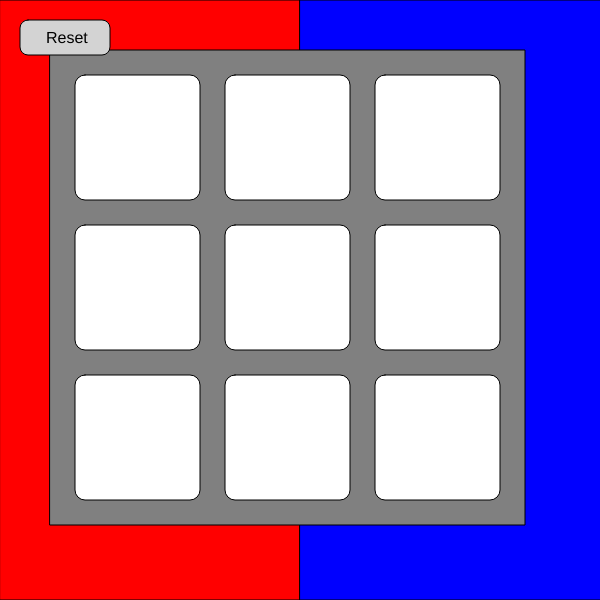
Frame 1 (no input)
Frame 60 (no input): identical to frame 1, image omitted
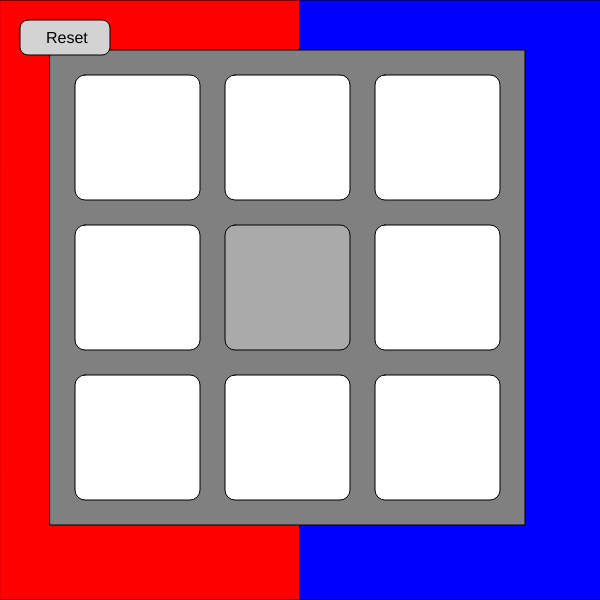
Frame 120 (the mouse pressed at the canvas centre since frame 60)

The p5.js sketch that drew these frames (run headless with seeded random() and noise() and a simulated clock; from frame 60 on, the mouse is pressed at the canvas centre):

// p5.js sketch
// ── sketch.js
// tic tac toe

let beurt = 0;
let nummer1 = 'white';
let nummer2 = 'white';
let nummer3 = 'white';
let nummer4 = 'white';
let nummer5 = 'white';
let nummer6 = 'white';
let nummer7 = 'white';
let nummer8 = 'white';
let nummer9 = 'white';
let winnendeLijn = null;

function resetGame() {
  nummer1 = 'white';
  nummer2 = 'white';
  nummer3 = 'white';
  nummer4 = 'white';
  nummer5 = 'white';
  nummer6 = 'white';
  nummer7 = 'white';
  nummer8 = 'white';
  nummer9 = 'white';
  beurt = 0;
  winnendeLijn = null;
}

function vindWinnendeLijn() {
  const vakjes = [nummer1, nummer2, nummer3, nummer4, nummer5, nummer6, nummer7, nummer8, nummer9];
  const lijnen = [
    [0, 1, 2], [3, 4, 5], [6, 7, 8],
    [0, 3, 6], [1, 4, 7], [2, 5, 8],
    [0, 4, 8], [2, 4, 6]
  ];

  for (let lijn of lijnen) {
    const kleur = vakjes[lijn[0]];
    if (kleur === vakjes[lijn[1]] && kleur === vakjes[lijn[2]] && (kleur === 'red' || kleur === 'blue')) {
      return lijn;
    }
  }

  return null;
}

function setup() {
  createCanvas(600, 600);
}

function draw() {
  background(220);

  fill('red');
  rect(0, 0, 300, 600);
  fill('blue');
  rect(300, 0, 600, 600);

  fill('gray');
  square(50, 50, 475);

  fill(nummer1);
  rect(75, 75, 125, 125, 10);
  fill(nummer2);
  rect(225, 75, 125, 125, 10);
  fill(nummer3);
  rect(375, 75, 125, 125, 10);

  fill(nummer4);
  rect(75, 225, 125, 125, 10);
  fill(nummer5);
  rect(225, 225, 125, 125, 10);
  fill(nummer6);
  rect(375, 225, 125, 125, 10);

  fill(nummer7);
  rect(75, 375, 125, 125, 10);
  fill(nummer8);
  rect(225, 375, 125, 125, 10);
  fill(nummer9);
  rect(375, 375, 125, 125, 10);

  if (winnendeLijn !== null) {
    const startX = 137.5 + (winnendeLijn[0] % 3) * 150;
    const startY = 137.5 + Math.floor(winnendeLijn[0] / 3) * 150;
    const eindX = 137.5 + (winnendeLijn[2] % 3) * 150;
    const eindY = 137.5 + Math.floor(winnendeLijn[2] / 3) * 150;
    stroke('black');
    strokeWeight(12);
    line(startX, startY, eindX, eindY);
    noStroke();
  }

  fill('lightgray');
  rect(20, 20, 90, 35, 8);
  fill(0);
  textSize(16);
  text('Reset', 46, 43);

  if (winnendeLijn !== null) {
    const vakjes = [nummer1, nummer2, nummer3, nummer4, nummer5, nummer6, nummer7, nummer8, nummer9];
    fill('lightgray');
    rect(155, 540, 290, 40, 6);
    fill(0);
    textSize(20);
    textAlign(CENTER, CENTER);
    text('Team ' + (vakjes[winnendeLijn[0]] === 'red' ? 'rood' : 'blauw') + ' heeft gewonnen!', 300, 560);
    textAlign(LEFT, BASELINE);
  } else if (beurt === 9) {
    fill('lightgray');
    rect(155, 540, 290, 40, 6);
    fill(0);
    textSize(20);
    textAlign(CENTER, CENTER);
    text('Gelijkspel!', 300, 560);
    textAlign(LEFT, BASELINE);
  }
}

function mouseClicked() {
  if (mouseX > 20 && mouseX < 110 && mouseY > 20 && mouseY < 55) {
    resetGame();
    return;
  }

  if (winnendeLijn !== null) {
    return;
  }

  if (mouseX > 75 && mouseX < 200 && mouseY > 75 && mouseY < 200 && (nummer1 === 'white' || nummer1 === 170)) {
    nummer1 = beurt % 2 === 0 ? 'red' : 'blue';
    beurt += 1;
  }
  if (mouseX > 225 && mouseX < 350 && mouseY > 75 && mouseY < 200 && (nummer2 === 'white' || nummer2 === 170)) {
    nummer2 = beurt % 2 === 0 ? 'red' : 'blue';
    beurt += 1;
  }
  if (mouseX > 375 && mouseX < 500 && mouseY > 75 && mouseY < 200 && (nummer3 === 'white' || nummer3 === 170)) {
    nummer3 = beurt % 2 === 0 ? 'red' : 'blue';
    beurt += 1;
  }

  if (mouseX > 75 && mouseX < 200 && mouseY > 225 && mouseY < 350 && (nummer4 === 'white' || nummer4 === 170)) {
    nummer4 = beurt % 2 === 0 ? 'red' : 'blue';
    beurt += 1;
  }
  if (mouseX > 225 && mouseX < 350 && mouseY > 225 && mouseY < 350 && (nummer5 === 'white' || nummer5 === 170)) {
    nummer5 = beurt % 2 === 0 ? 'red' : 'blue';
    beurt += 1;
  }
  if (mouseX > 375 && mouseX < 500 && mouseY > 225 && mouseY < 350 && (nummer6 === 'white' || nummer6 === 170)) {
    nummer6 = beurt % 2 === 0 ? 'red' : 'blue';
    beurt += 1;
  }

  if (mouseX > 75 && mouseX < 200 && mouseY > 375 && mouseY < 500 && (nummer7 === 'white' || nummer7 === 170)) {
    nummer7 = beurt % 2 === 0 ? 'red' : 'blue';
    beurt += 1;
  }
  if (mouseX > 225 && mouseX < 350 && mouseY > 375 && mouseY < 500 && (nummer8 === 'white' || nummer8 === 170)) {
    nummer8 = beurt % 2 === 0 ? 'red' : 'blue';
    beurt += 1;
  }
  if (mouseX > 375 && mouseX < 500 && mouseY > 375 && mouseY < 500 && (nummer9 === 'white' || nummer9 === 170)) {
    nummer9 = beurt % 2 === 0 ? 'red' : 'blue';
    beurt += 1;
  }

  winnendeLijn = vindWinnendeLijn();
}

function mouseMoved() {
  if (nummer1 === 'white' || nummer1 === 170) {
    if (mouseX > 75 && mouseX < 200 && mouseY > 75 && mouseY < 200) {
      nummer1 = 170;
    } else if (nummer1 === 170) {
      nummer1 = 'white';
    }
  }

  if (nummer2 === 'white' || nummer2 === 170) {
    if (mouseX > 225 && mouseX < 350 && mouseY > 75 && mouseY < 200) {
      nummer2 = 170;
    } else if (nummer2 === 170) {
      nummer2 = 'white';
    }
  }

  if (nummer3 === 'white' || nummer3 === 170) {
    if (mouseX > 375 && mouseX < 500 && mouseY > 75 && mouseY < 200) {
      nummer3 = 170;
    } else if (nummer3 === 170) {
      nummer3 = 'white';
    }
  }

  if (nummer4 === 'white' || nummer4 === 170) {
    if (mouseX > 75 && mouseX < 200 && mouseY > 225 && mouseY < 350) {
      nummer4 = 170;
    } else if (nummer4 === 170) {
      nummer4 = 'white';
    }
  }

  if (nummer5 === 'white' || nummer5 === 170) {
    if (mouseX > 225 && mouseX < 350 && mouseY > 225 && mouseY < 350) {
      nummer5 = 170;
    } else if (nummer5 === 170) {
      nummer5 = 'white';
    }
  }

  if (nummer6 === 'white' || nummer6 === 170) {
    if (mouseX > 375 && mouseX < 500 && mouseY > 225 && mouseY < 350) {
      nummer6 = 170;
    } else if (nummer6 === 170) {
      nummer6 = 'white';
    }
  }

  if (nummer7 === 'white' || nummer7 === 170) {
    if (mouseX > 75 && mouseX < 200 && mouseY > 375 && mouseY < 500) {
      nummer7 = 170;
    } else if (nummer7 === 170) {
      nummer7 = 'white';
    }
  }

  if (nummer8 === 'white' || nummer8 === 170) {
    if (mouseX > 225 && mouseX < 350 && mouseY > 375 && mouseY < 500) {
      nummer8 = 170;
    } else if (nummer8 === 170) {
      nummer8 = 'white';
    }
  }

  if (nummer9 === 'white' || nummer9 === 170) {
    if (mouseX > 375 && mouseX < 500 && mouseY > 375 && mouseY < 500) {
      nummer9 = 170;
    } else if (nummer9 === 170) {
      nummer9 = 'white';
    }
  }
}
